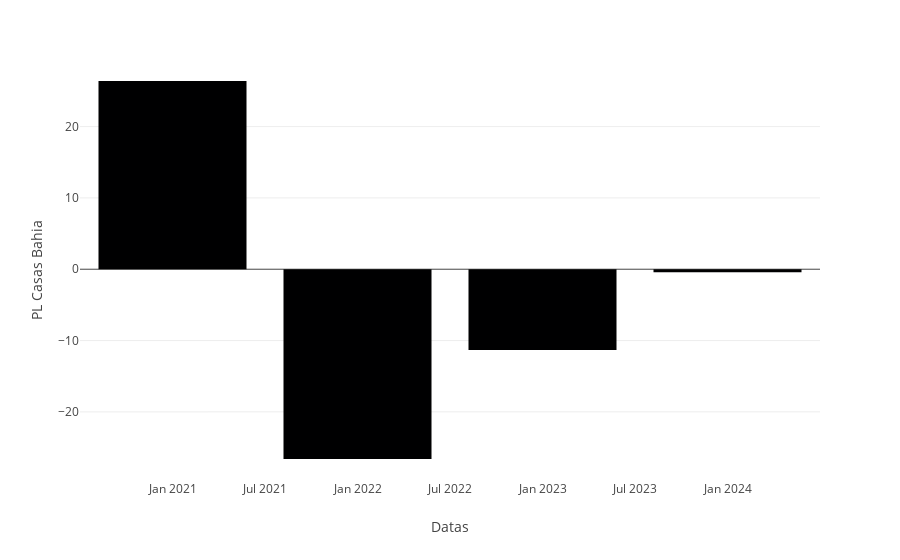

The code cell stored with this chart in its notebook:
### Code cell
px.bar(data_frame=PL, x = PL["Datas"], y = PL["PL Casas Bahia"])

### Figure 1 — Plotly figure (JSON) as saved in the notebook; plotly's stock layout.template omitted (floating-point values rounded to 4 significant figures)
{"data": [{"alignmentgroup": "True", "hovertemplate": "Datas=%{x}<br>PL Casas Bahia=%{y}<extra></extra>", "legendgroup": "", "marker": {"color": "#000001", "pattern": {"shape": ""}}, "name": "", "offsetgroup": "", "orientation": "v", "showlegend": false, "textposition": "auto", "type": "bar", "x": ["2023-12-31", "2022-12-31", "2021-12-31", "2020-12-31"], "xaxis": "x", "y": [-0.4113, -11.32, -26.61, 26.39], "yaxis": "y"}], "layout": {"barmode": "relative", "legend": {"tracegroupgap": 0}, "margin": {"t": 60}, "xaxis": {"anchor": "y", "domain": [0, 1], "title": {"text": "Datas"}}, "yaxis": {"anchor": "x", "domain": [0, 1], "title": {"text": "PL Casas Bahia"}}}}
